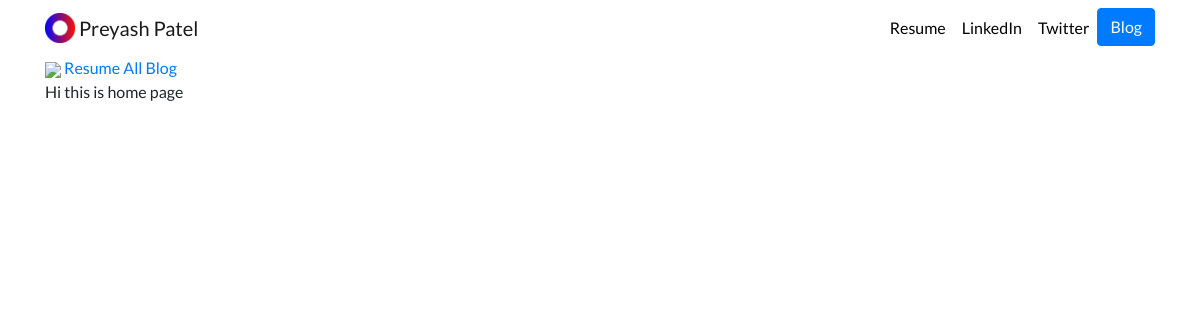
The app's page /, older data.
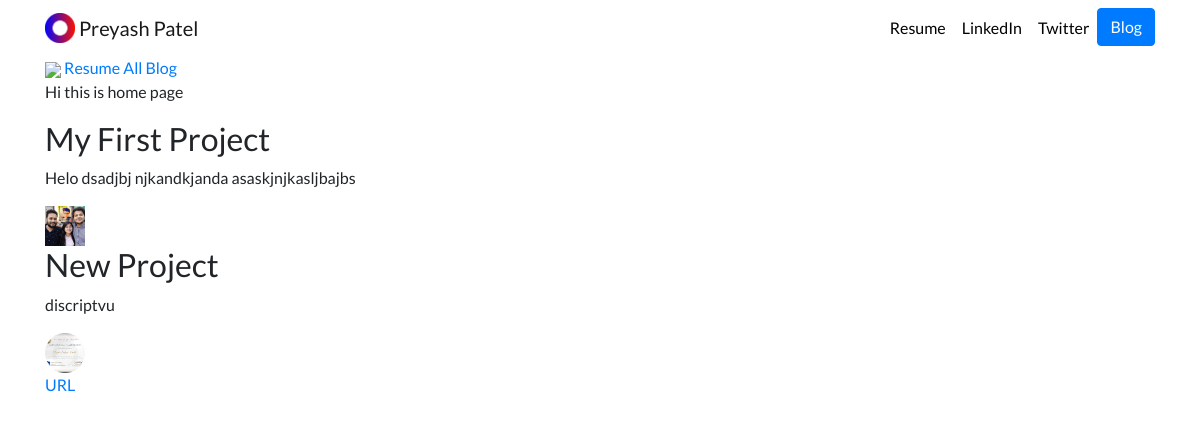
The same page, newer data.
### portfolio/models.py (models this page shows, shortened)
class Project(models.Model):
    title = models.CharField(max_length=100)
    description = models.CharField(max_length=100)
    image = models.ImageField(upload_to = "portfolio_/images/")
    url = models.URLField(blank=True)

### portfolio/views.py (the view)
# urls.py: 2. Add a URL to urlpatterns:  path('', views.home, name='home')
def home(request):
    projects = Project.objects.all()
    return render(request, "portfolio/home.html", {"projects":projects})

### portfolio/templates/portfolio/home.html (shortened to what this page needs)
{% extends 'portfolio/base.html' %}
{% block content %}
    {% load static %}
    <img src="{% static 'portfolio/Profile.jpg' %}"/>
    <a href="{% static 'portfolio/Resume.pdf' %}">Resume</a>
    <a href="{% url 'blog:all_blog' %}">All Blog</a>
    <p>Hi this is home page</p>
    {% for project in projects %}
    <h2>{{project.title}}</h2>
    <p>{{project.description}}</p>
    <img src="{{project.image.url}}" height="40" width="40"/>
    <br>
    {% if project.url %}
    <a href="{{project.url}}">URL</a>
    {% endif %}
    {% endfor %}
{% endblock %}

Row changes from the older to the newer data that the page shows:
added Project: title "My First Project", description "Helo dsadjbj njkandkjanda asaskjnjkasljbajbs", image (picture)
added Project: title "New Project", description "discriptvu", image (picture)
